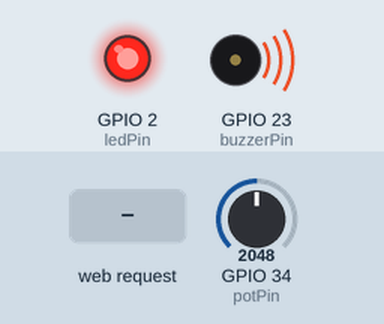
Recording of a program running on a simulated ESP32. On the bench: output pins drawn as LEDs (lit = HIGH), buzzer (waves = sounding). The test bench sets the inputs (shaded band); at power-on: GPIO 34 (potPin) = 2048. WiFi joins after 1.5 s; servers stay silent unless stated; what the program prints to the serial monitor is not drawn.

Above: at 2.7 s.
2.8 s: HTTP request GET /desligar received
At 4.0 s:
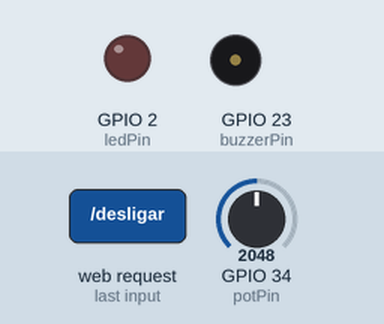
4.3 s: HTTP request GET /ligar received
At 5.5 s:
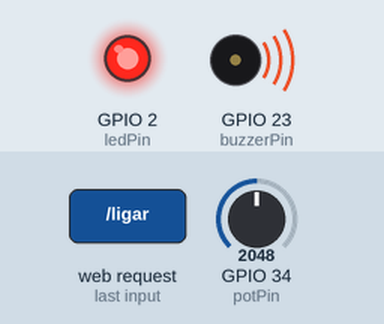
Timing chart, 0 to 7.3 s (numbered marks = the images above; inputs shaded):
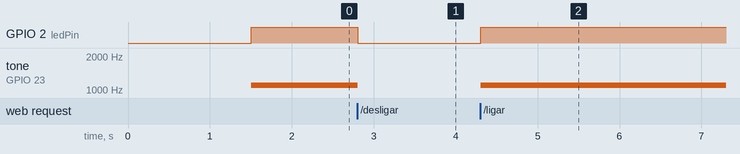

The program:

main.cpp
```cpp
#include <WiFi.h>
#include <WebServer.h>

const char* ssid = "Wokwi-GUEST";
const char* password = "";
const int wifiChannel = 6;

WebServer server(80);

static const char PAGE[] PROGMEM = R"rawliteral(
<!DOCTYPE html>
<html>
<head>
<meta charset="UTF-8">
<title>AudioScope IoT</title>
<script src="https://cdn.jsdelivr.net/npm/chart.js"></script>
<style>
body{font-family:Arial;background:#111;color:white;text-align:center;}
.card{background:#222;width:700px;margin:auto;margin-top:30px;padding:20px;border-radius:10px;}
button{padding:12px 20px;margin:10px;border:none;border-radius:5px;font-size:16px;cursor:pointer;}
.on{background:green;color:white;}
.off{background:red;color:white;}
canvas{background:#fff;border-radius:10px;}
</style>
</head>
<body>
<div class="card">
<h1>AudioScope IoT</h1>
<h2>Frequencia: <span id="freq">0</span> Hz</h2>
<h2>ADC: <span id="adc">0</span></h2>
<canvas id="grafico"></canvas>
<br>
<a href="/ligar"><button class="on">LIGAR</button></a>
<a href="/desligar"><button class="off">DESLIGAR</button></a>
</div>
<script>
const ctx = document.getElementById('grafico');
let dados = [];
for(let i=0;i<50;i++){ dados.push(0); }
const chart = new Chart(ctx, {
  type: 'line',
  data: { labels: dados.map((_,i)=>i), datasets: [{ label: 'Sinal', data: dados }] },
  options: { animation:false, scales: { y: { min:0, max:4095 } } }
});
async function atualizar(){
  const response = await fetch('/dados');
  const valores = (await response.text()).split(",");
  document.getElementById("adc").innerText = valores[0];
  document.getElementById("freq").innerText = valores[1];
  dados.push(parseInt(valores[0]));
  dados.shift();
  chart.data.datasets[0].data = dados;
  chart.update();
}
setInterval(atualizar, 100);
</script>
</body>
</html>
)rawliteral";

// Pinos
const int potPin = 34;
const int buzzerPin = 23;
const int ledPin = 2;

// Variáveis
int valorPot = 0;
int frequencia = 0;
bool somLigado = true;

// PWM
const int canalPWM = 0;
const int resolucao = 8;

void paginaPrincipal();
void enviarDados();

void setup() {

  Serial.begin(115200);

  pinMode(ledPin, OUTPUT);

  // Configura PWM do buzzer
  ledcSetup(canalPWM, 1000, resolucao);
  ledcAttachPin(buzzerPin, canalPWM);

  // WiFi (canal 6 = rede Wokwi-GUEST no simulador)
  WiFi.mode(WIFI_STA);
  WiFi.begin(ssid, password, wifiChannel);

  Serial.print("Conectando");

  while (WiFi.status() != WL_CONNECTED) {
    delay(100);
    Serial.print(".");
  }

  Serial.println("");
  Serial.println("WiFi conectado!");
  Serial.println(WiFi.localIP());

  // Rotas Web
  server.on("/", paginaPrincipal);

  server.on("/ligar", []() {
    somLigado = true;
    server.sendHeader("Location", "/");
    server.send(303);
  });

  server.on("/desligar", []() {
    somLigado = false;
    ledcWriteTone(canalPWM, 0);
    digitalWrite(ledPin, LOW);

    server.sendHeader("Location", "/");
    server.send(303);
  });

  server.on("/dados", enviarDados);

  server.begin();
  Serial.println("Servidor HTTP pronto (abra http://127.0.0.1:8180)");
}

void loop() {

  valorPot = analogRead(potPin);

  // Mapeia frequência
  frequencia = map(valorPot, 0, 4095, 200, 2000);

  if (somLigado) {

    ledcWriteTone(canalPWM, frequencia);

    digitalWrite(ledPin, HIGH);

  } else {

    ledcWriteTone(canalPWM, 0);

    digitalWrite(ledPin, LOW);
  }

  for (int i = 0; i < 5; i++) {
    server.handleClient();
    yield();
  }

  delay(2);
}

// ========================
// Página principal
// ========================

void paginaPrincipal() {
  server.send_P(200, "text/html", PAGE);
}

// ========================
// Envia dados AJAX
// ========================

void enviarDados() {

  String dados = String(valorPot) + "," + String(frequencia);

  server.send(200, "text/plain", dados);
}
```

Measured:
- after the input at 2.8 s, GPIO 2 (ledPin): HIGH → LOW at once; tone on GPIO 23 (buzzerPin): 1100 Hz → silent at once
- after the input at 4.3 s, GPIO 2 (ledPin): LOW → HIGH at once; tone on GPIO 23 (buzzerPin): silent → 1100 Hz at once
